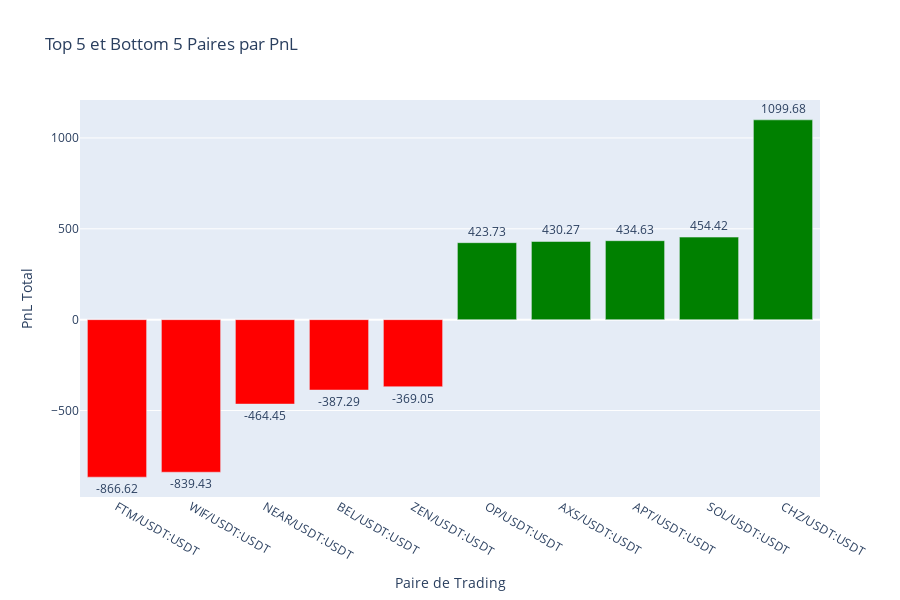

The notebook cell this image was saved under:
### Code cell
# 1. Agréger le PnL par paire et compter le nombre de trades
agg_df = df.groupby('pair').agg(
    total_pnl=('trade_pnl', 'sum'),
    trade_count=('trade_pnl', 'count')
).reset_index()

# 2. Trier les paires par PnL
agg_sorted = agg_df.sort_values(by='total_pnl', ascending=False)

# 3. Sélectionner les 5 paires avec le plus de PnL et les 5 avec le moins de PnL
# Si vous avez moins de 10 paires, ajustez le nombre en conséquence
top5 = agg_sorted.head(5)
bottom5 = agg_sorted.tail(5)

# 4. Combiner les paires sélectionnées
selected_pairs = pd.concat([top5, bottom5])

# 5. Trier pour une meilleure visualisation (optionnel)
selected_pairs = selected_pairs.sort_values(by='total_pnl', ascending=True)

# 6. Créer le graphique en barres avec Plotly
fig = px.bar(
    selected_pairs,
    x='pair',
    y='total_pnl',
    color='total_pnl',
    color_continuous_scale=[
        'red' if pnl < 0 else 'green' for pnl in selected_pairs['total_pnl']
    ],
    title='Top 5 et Bottom 5 Paires par PnL',
    labels={
        'pair': 'Paire de Trading',
        'total_pnl': 'PnL Total'
    },
    text='total_pnl',  # Affiche les valeurs de PnL sur les barres
    hover_data={'trade_count': True}  # Inclure le nombre de trades dans le hover
)

# Personnaliser le graphique
fig.update_traces(texttemplate='%{text:.2f}', textposition='outside')

# Ajuster la hauteur du graphique
fig.update_layout(
    xaxis_title="Paire de Trading",
    yaxis_title="PnL Total",
    coloraxis_showscale=False,  # Masquer l'échelle des couleurs
    uniformtext_minsize=8,
    uniformtext_mode='hide',
    height=600  # Augmentez la hauteur selon vos besoins
)

# Afficher le graphique
fig.show()

### Figure 1 — Plotly figure (JSON) as saved in the notebook; plotly's stock layout.template omitted (floating-point values rounded to 4 significant figures)
{"data": [{"alignmentgroup": "True", "customdata": [[32], [13], [18], [26], [17], [15], [17], [7], [26], [16]], "hovertemplate": "Paire de Trading=%{x}<br>PnL Total=%{marker.color}<br>trade_count=%{customdata[0]}<extra></extra>", "legendgroup": "", "marker": {"color": [-866.6, -839.4, -464.4, -387.3, -369.0, 423.7, 430.3, 434.6, 454.4, 1100.0], "coloraxis": "coloraxis", "pattern": {"shape": ""}}, "name": "", "offsetgroup": "", "orientation": "v", "showlegend": false, "text": [-866.6, -839.4, -464.4, -387.3, -369.0, 423.7, 430.3, 434.6, 454.4, 1100.0], "textposition": "outside", "texttemplate": "%{text:.2f}", "type": "bar", "x": ["FTM/USDT:USDT", "WIF/USDT:USDT", "NEAR/USDT:USDT", "BEL/USDT:USDT", "ZEN/USDT:USDT", "OP/USDT:USDT", "AXS/USDT:USDT", "APT/USDT:USDT", "SOL/USDT:USDT", "CHZ/USDT:USDT"], "xaxis": "x", "y": [-866.6, -839.4, -464.4, -387.3, -369.0, 423.7, 430.3, 434.6, 454.4, 1100.0], "yaxis": "y"}], "layout": {"barmode": "relative", "coloraxis": {"colorbar": {"title": {"text": "PnL Total"}}, "colorscale": [[0, "red"], [0.1111, "red"], [0.2222, "red"], [0.3333, "red"], [0.4444, "red"], [0.5556, "green"], [0.6667, "green"], [0.7778, "green"], [0.8889, "green"], [1, "green"]], "showscale": false}, "height": 600, "legend": {"tracegroupgap": 0}, "title": {"text": "Top 5 et Bottom 5 Paires par PnL"}, "uniformtext": {"minsize": 8, "mode": "hide"}, "xaxis": {"anchor": "y", "domain": [0, 1], "title": {"text": "Paire de Trading"}}, "yaxis": {"anchor": "x", "domain": [0, 1], "title": {"text": "PnL Total"}}}}
